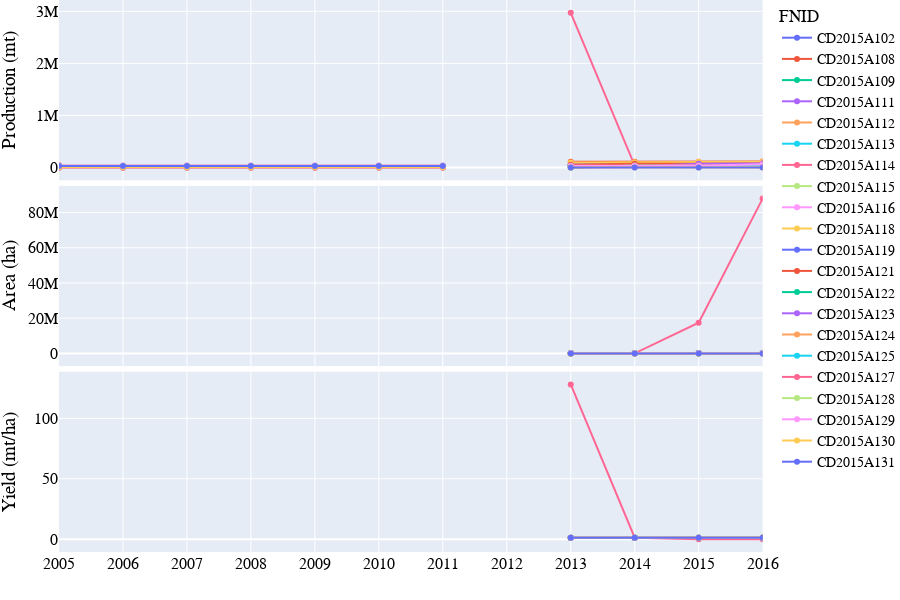
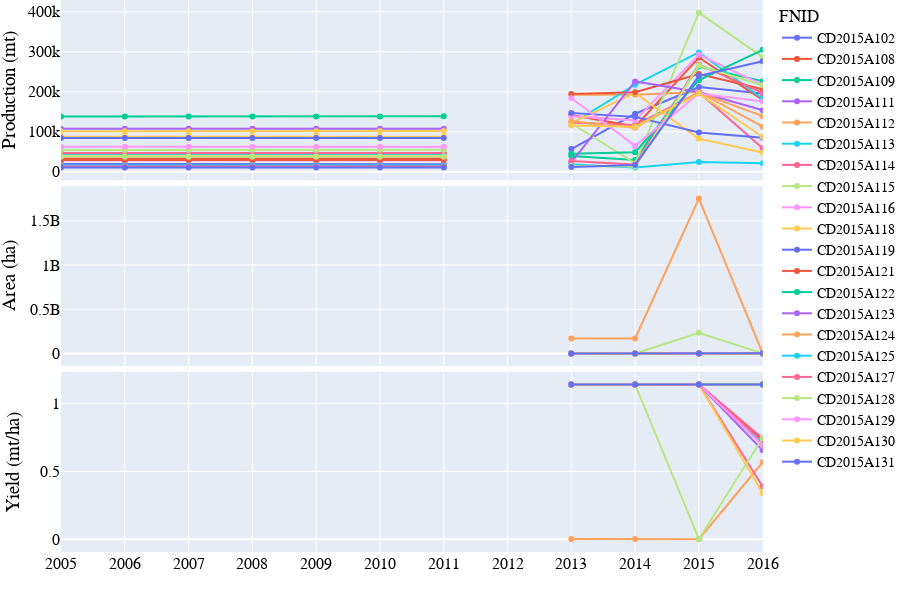

These figures' notebook cell, in order:
### Code cell
# Lineplot of Production-Area-Yield (PAY) time-series
country_iso, country_name = 'CD', 'Congo, The Democratic Republic of the'
df = pd.read_hdf('../data/crop/adm_crop_production_%s.hdf' % country_iso)
df = df[df['gscd_code']=='calibrated']; df['year'] = df['harvest_year']
year = [df['year'].min(), df['year'].max()]
product_season = [
    ['Rice','Main'],
    ['Maize','Main'],
]
for product_name, season_name in product_season:
    footnote = 'Production-Area-Yield (PAY) time-series of %s - %s - %s' % (country_iso, product_name, season_name)
    fn_save = '../figures/%s_line_pay_%s_%s.png' % (country_iso, product_name, season_name)
    sub = df[(df['product'] == product_name) & (df['season_name'] == season_name)]
    fig = PlotLinePAY(sub, year, footnote, fn_save)
    fig.show()
